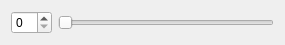
<?xml version="1.0" encoding="UTF-8"?>
<ui version="4.0">
 <class>MineWidget</class>
 <widget class="QWidget" name="MineWidget">
  <property name="geometry">
   <rect>
    <x>0</x>
    <y>0</y>
    <width>285</width>
    <height>44</height>
   </rect>
  </property>
  <property name="windowTitle">
   <string>Form</string>
  </property>
  <layout class="QHBoxLayout" name="horizontalLayout">
   <item>
    <widget class="QSpinBox" name="spinBox"/>
   </item>
   <item>
    <widget class="QSlider" name="horizontalSlider">
     <property name="orientation">
      <enum>Qt::Horizontal</enum>
     </property>
    </widget>
   </item>
  </layout>
 </widget>
 <resources/>
 <connections/>
</ui>
